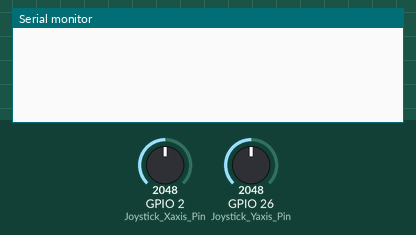
Recording of a sketch running on a simulated ESP32. Parts: the last lines printed to the serial monitor. The test bench sets the inputs (shaded band); at power-on: GPIO 2 (Joystick_Xaxis_Pin) = 2048, GPIO 26 (Joystick_Yaxis_Pin) = 2048.

Above: at 1.2 s.
1.3 s: GPIO 2 (Joystick_Xaxis_Pin) set to 111
2.8 s: GPIO 2 (Joystick_Xaxis_Pin) set to 92
At 2.91 s:
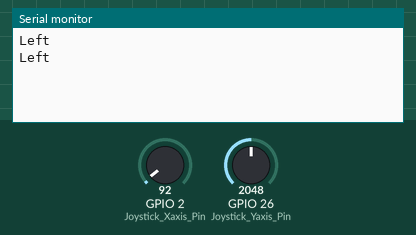
4.7 s: GPIO 26 (Joystick_Yaxis_Pin) set to 105
At 4.72 s:
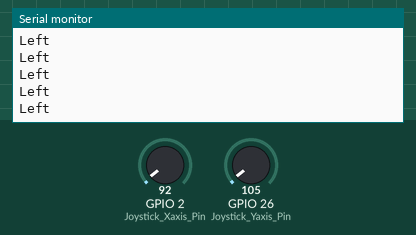
6.2 s: GPIO 26 (Joystick_Yaxis_Pin) set to 88
At 6.22 s:
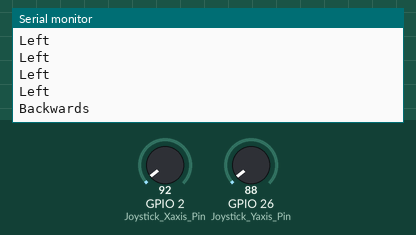

Measured:
- the behaviour switches between 100 and 99 on GPIO 2 (Joystick_Xaxis_Pin) (found by bisection; images 0 and 1)
- the behaviour switches between 100 and 99 on GPIO 26 (Joystick_Yaxis_Pin) (found by bisection; images 2 and 3)
- after the input at 2.8 s, the serial monitor: prints a new line at once (image 1)
- after the input at 6.2 s, the serial monitor: prints a new line at once (image 3)

The sketch:

Lab4_1c.ino
```cpp
/*
  Resolution for Lab 4, 1.c) for the
 Energia workshop with Educational Boosterpack Mk II by Luís Afonso

 Made in 12/02/2016 by Luís Afonso
 */

/* Macros for the joystick pins */
#define Joystick_Yaxis_Pin 26
#define Joystick_Xaxis_Pin 2

void setup()
{
  /* Initialize serial at 9600 */
  Serial.begin(9600);
}

void loop()
{
  /* Read and store the analog value at the joystick Y axis pin in Yaxis_Value */
  int Yaxis_Value = analogRead(Joystick_Yaxis_Pin);
  /* Read and store the analog value at the joystick X axis pin in Xaxis_Value */
  int Xaxis_Value = analogRead(Joystick_Xaxis_Pin);


  /*
        Note this is for a 12bit ADC
        I chose 4000 as the upper limit, if the value is over 4000 then the
      joystick y is fully forward. For the lower limit i choose 100. It was arbitrary
      values that are near the maximum value 4095 and minimum 0. Note that simply chosing
      when value==4095 or ==0 could not work. You may have noticed in 1.b) that the values
      vary a bit even when the joystick is not moving and when you fully push the joystick
      it's very hard to keep it right on the maximum or minimum.
        Since this can vary a bit depending on the joystick and the ADC, we go with the safe
      route since this works with pretty much any.

       I used "else if" for efficiency. If Yaxis_Value > 4000 then there's no point of seeing
     if other commands occur since they cant.
  */
  if(Yaxis_Value > 4000)
    Serial.println("Forward");
  else if(Yaxis_Value < 100)
    Serial.println("Backwards");
  else if(Xaxis_Value > 4000)
    Serial.println("Right");
  else if(Xaxis_Value < 100)
    Serial.println("Left");

  delay(100);


}
```
